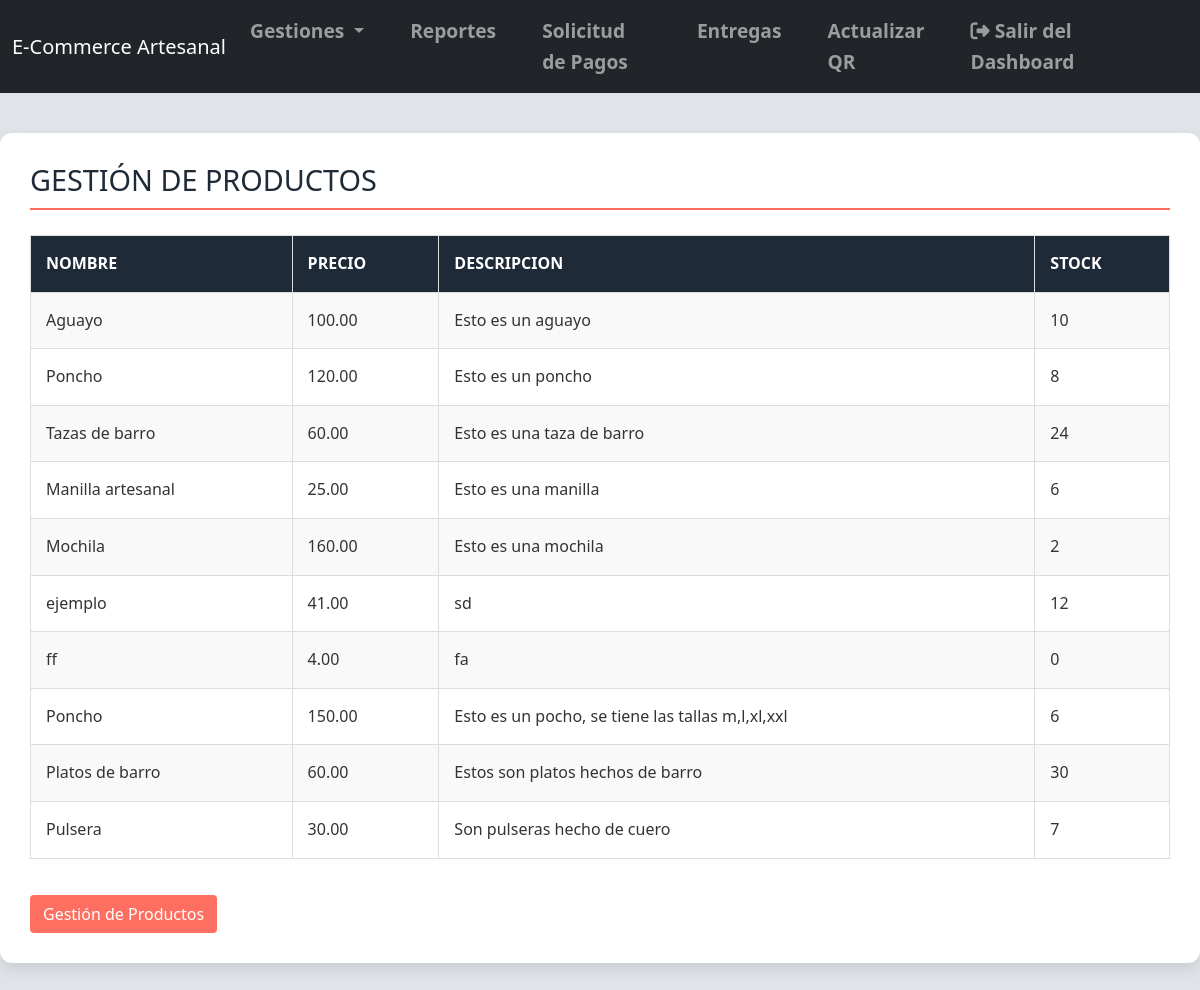
Page /Dashboard/Dashboard_administrador.php?seccion=productos on the earlier database version.
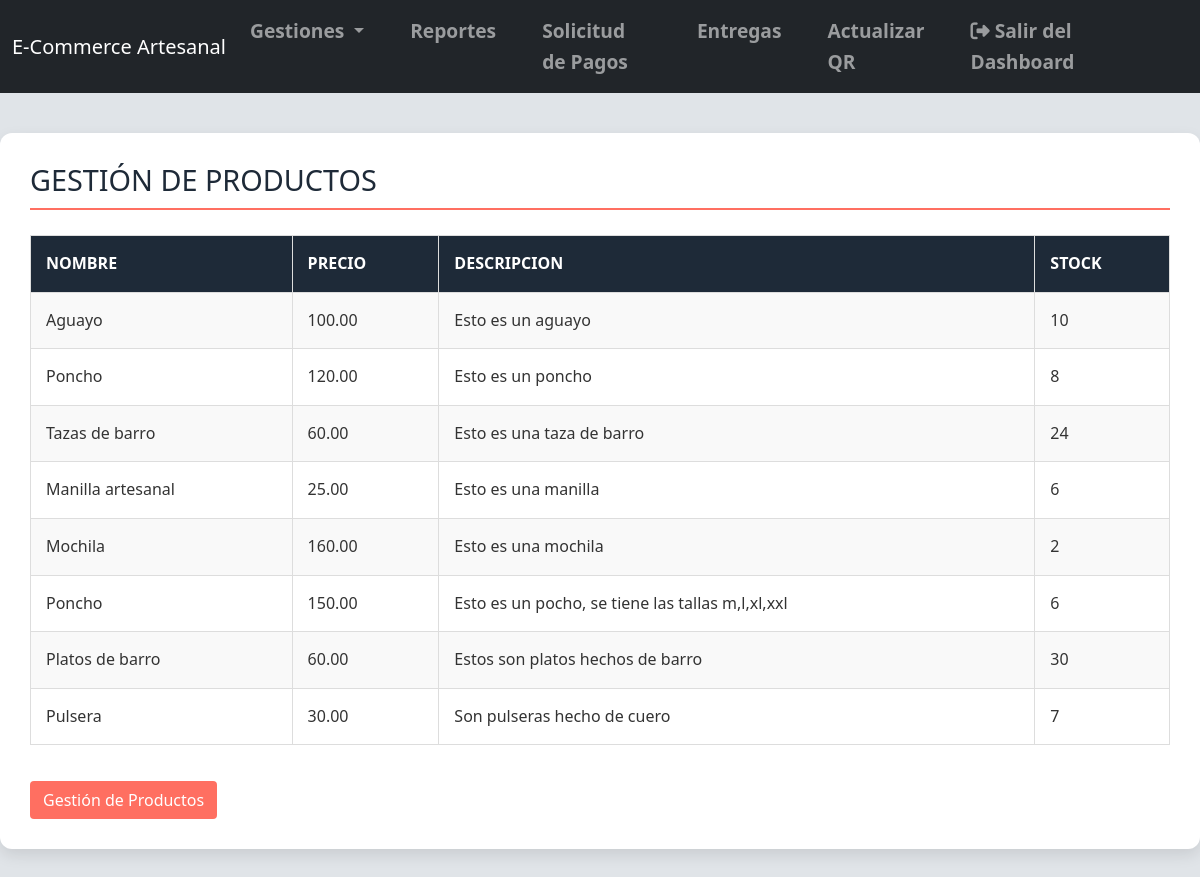
Same page on the later database version.
### tables this page shows
CREATE TABLE `producto` (
  `id_producto` int(11) NOT NULL,
  `nombre` varchar(255) NOT NULL,
  `caracteristica` text DEFAULT NULL,
  `precio` decimal(10,2) NOT NULL,
  `stock` int(11) NOT NULL,
  `fecha_creacion` timestamp NULL DEFAULT current_timestamp(),
  `fecha_actualizacion` timestamp NULL DEFAULT current_timestamp() ON UPDATE current_timestamp(),
  `imagenes` text DEFAULT NULL,
  `id_comunario` int(11) DEFAULT NULL,
  `id_categoria` int(11) NOT NULL
);

### Dashboard/Funciones_db/functions_administrador.php (the view, shortened to what this page needs)
<?php
$servername = "localhost";
$username = "root";
$password = "";
$database = "bdproduc_artesanales";
$conn = new mysqli($servername, $username, $password, $database);
function mostrarProductos() {
    global $conn;
    $sql = "SELECT * FROM PRODUCTO";
    $result = $conn->query($sql);
    if ($result->num_rows > 0) {
        echo "<h2>Gestión de Productos</h2>";
        echo "<table>
                <tr>
                    <th>Nombre</th>
                    <th>Precio</th>
                    <th>Descripcion</th>
                    <th>Stock</th>
                </tr>";
        while($row = $result->fetch_assoc()) {
            echo "<tr>
                    <td>".$row["nombre"]."</td>
                    <td>".$row["precio"]."</td>
                    <td>".$row["caracteristica"]."</td>
                    <td>".$row["stock"]."</td>
                  </tr>";
        }
        echo "</table>";
    } else {
        echo "<p>No hay productos registrados.</p>";
    }
}
?>

Differences in the rows shown:
removed producto: nombre "ejemplo", precio "41.00", caracteristica "sd", stock "12"
removed producto: nombre "ff", precio "4.00", caracteristica "fa", stock "0"
